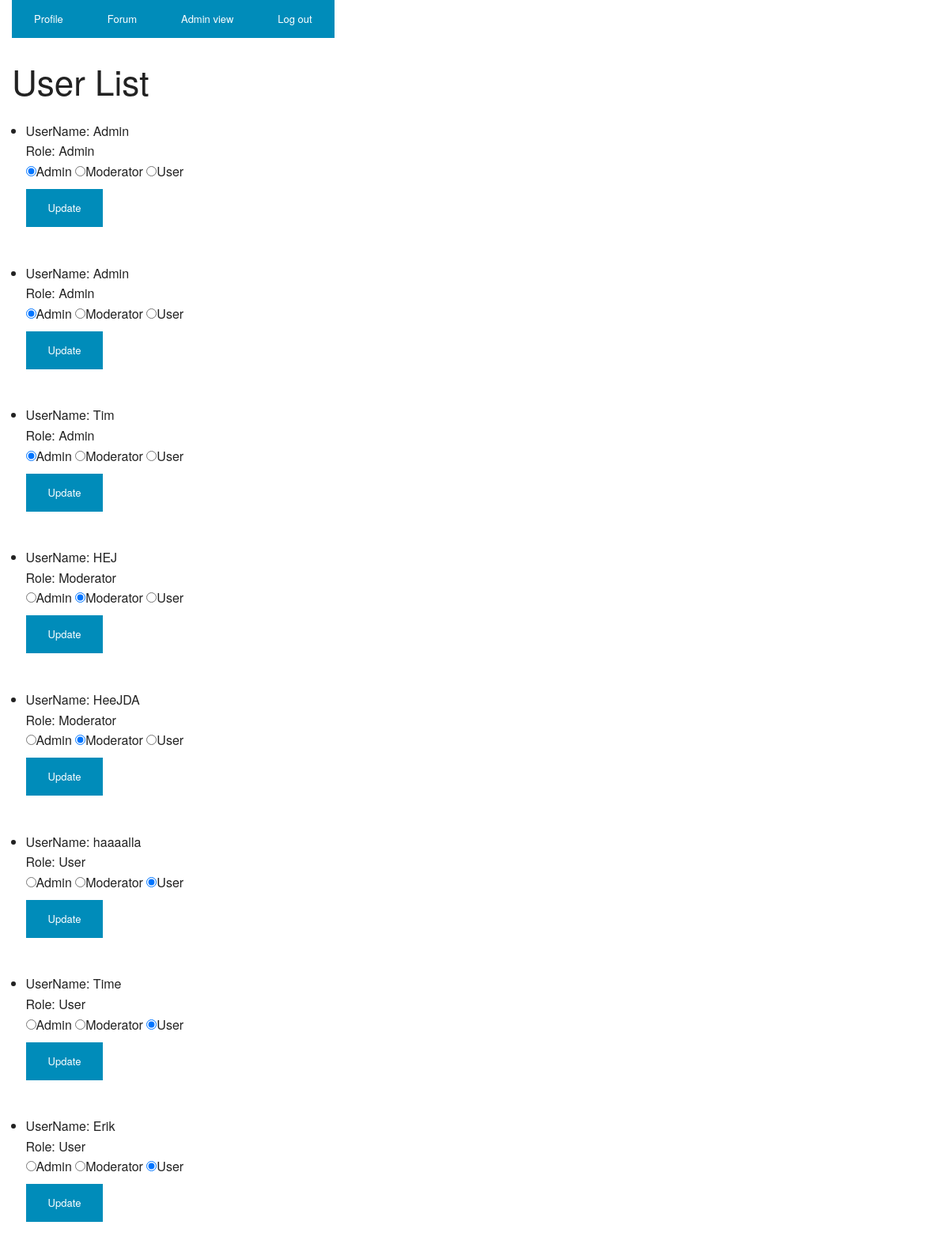
Screenshot of /Laboration_2/index.php?admin (signed in) with the database file from the repository.
### tables this page shows
CREATE TABLE IF NOT EXISTS `user` (
  `ID` int(11) NOT NULL AUTO_INCREMENT COMMENT 'Primary key',
  `username` varchar(30) NOT NULL,
  `password` varchar(50) NOT NULL,
  `role` tinyint(1) unsigned NOT NULL DEFAULT '1',
  PRIMARY KEY (`ID`)
);

### Laboration_2/src/UserRepository.php (called while the page is built, shortened)
<?php
require_once('./src/User.php');
class UserRepository extends Repository {
	private static $id = 'ID';
	private static $username = 'username';
	private static $password = 'password';
	private static $role = 'role';
	private static $dbTable = 'user';
	public function getUserByName($username)
	{
		try {
			$db = $this -> connection();
			$sql = "SELECT * FROM " . self::$dbTable . " WHERE " . self::$username . " = ?";
			$params = array($username);
			$query = $db -> prepare($sql);
			$query -> execute($params);
			if($result = $query -> fetch()) {
				$user = new User($result[self::$id], $result[self::$username], $result[self::$password], $result[self::$role]);
				return $user;
			}
			return null;
		}
		catch(PDOException $e) {
			throw new DatabaseException('USER_FETCH');
		}
	}
	public function getAllUsers()
	{
		try {
			$db = $this -> connection();
			$sql = "SELECT * FROM " . self::$dbTable;
			$params = array();
			$query = $db -> prepare($sql);
			$query -> execute($params);
			$result = $query -> fetchAll();
			$users = array();
			foreach($result as $row)
			{
				$user = new User($row[self::$id], $row[self::$username], $row[self::$password], $row[self::$role]);
				$users[] = $user;
			}
			return $users;
		}
		catch(PDOException $e) {
			throw new DatabaseException('USER_FETCH');
		}
	}
}

### Laboration_2/src/AdminModel.php (called while the page is built, shortened)
<?php
require_once("src/UserRepository.php");
class AdminModel {
	private $userRepository;
	public function __construct() {
		$this->userRepository = new UserRepository();
	}
	public function getList()
	{
		return $this->userRepository->getAllUsers();
	}
}
?>

### Laboration_2/src/AdminController.php (called while the page is built, shortened)
<?php
require_once('src/AdminView.php');
require_once('src/AdminModel.php');
class AdminController
{
	private $AdminView;
	private $AdminModel;
	private $logRepository;
	public function __construct()
	{
		$this->AdminModel = new AdminModel();
		$this->AdminView = new AdminView($this->AdminModel);
		$this->logRepository = new LogRepository();
	}
	public function AdminControl()
	{
		if($this->AdminView->userPressedUpdate()) {
			try {
				$Id = $this->AdminView->getId();
				$role = $this->AdminView->getRole();
				$admin = $this->AdminModel->getUser($_SESSION["userID"]);
				$adminRole = $admin->getRole();
				$user = $this->AdminModel->getUser($this->AdminView->getId());
				$oldRole = $user->getRole();
				if($adminRole == 1) {
					if($this->AdminModel->changeRole($role, $Id)) {
						$this->adminLog = new AdminLog(null, $_SESSION["userID"], $this->AdminView->getId(), $oldRole, $this->AdminView->getRole(), null);
						$this->logRepository->addAdminLog($this->adminLog);
						$this->AdminView->setMsg("Update of user role succeeded");
						return $this->AdminView->ShowRoleList();
					} else {
						$this->AdminView->setMsg("Something went wrong when tried to update a user role");
						return $this->AdminView->ShowRoleList();
					}
				}
			} catch(Exception $e) {
				$this->AdminView->setMsg("Something went wrong when tried to update a user role");
				return $this->AdminView->ShowRoleList();
			}
		}
		else {
			return $this->AdminView->ShowRoleList();
		}
	}
}
?>

### Laboration_2/src/NavigationController.php (called while the page is built, shortened)
<?php
require_once('src/AdminController.php');
class NavigationController
{
	private $loginmodel;
	public function __construct() {
		$this->loginmodel = new LoginModel();
	}
	public function doNavigation()
	{
		try
		{
			switch (NavigationView::getAction())
			{
				case NavigationView::$actionAdmin:
					if($this->loginmodel->userLoggedInStatus()) {
						if($this->loginmodel->adminStatus()) {
							$controller = new AdminController();
							$result = $controller->AdminControl();
						} else {
							$controller = new ProfileController();
							$result = $controller->doControll();
						}
					} else {
						$controller = new LoginController();
						$result = $controller->doControll();
					}
					return $result;
					break;
			}
		}
		catch (Exception $e)
		{
			if($this->loginmodel->userLoggedInStatus()) {
				$controller = new ForumController();
				$result = $controller->doControl();
			} else {
				$controller = new LoginController();
				$result = $controller->doControll();
			}
			return $result;
		}
	}
}
?>

### Laboration_2/index.php (called while the page is built, shortened)
<?php
require_once ("common/HTMLView.php");
require_once ("src/NavigationController.php");
try {
	$c = new NavigationController();
	$htmlBody = $c->doNavigation();
}
catch(Exception $e) {
	die("An unexpected error has occurred!");
}

### Laboration_2/src/LoginModel.php (called while the page is built, shortened)
<?php
require_once("src/UserRepository.php");
class LoginModel {
	private $userRepository;
	public function __construct(){
		$this->userRepository = new UserRepository();
	}
	public function adminStatus() {
		$user = $this->userRepository->getUserByName($_SESSION["username"]);
		$userrole = $user->getRole();
		if($userrole == 1) {
			return true;
		}
		return false;
	}
}

### Laboration_2/src/User.php (called while the page is built, shortened)
<?php
	class User{
		private $username;
		private $role;
		public function __construct($userId, $username, $password, $role = 3){
			$this->username = $username;
			$this->role = $role;
		}
		public function getUsername(){
			return $this->username;
		}
		public function getRole() {
			return $this->role;
		}
	}

### Laboration_2/src/AdminView.php (the view, shortened to what this page needs)
<?php
Class AdminView
{
	private $AdminModel;
	private $msg = "";
	public function __construct($AdminModel)
	{
		$this->AdminModel = $AdminModel;
	}
	public function ShowRoleList()
	{
		$AllUserAndRoles = $this->AdminModel->getList();
		$contentString = "";
		foreach($AllUserAndRoles as $UsersAndRoles)
		{
			$adminchecked = "";
			$moderatorchecked = "";
			$userchecked = "";
			$role = "";
			switch ($UsersAndRoles -> getRole()) {
				case "1":
					$adminchecked = "checked";
					$role = "Admin";
					break;
				case "2":
					$moderatorchecked = "checked";
					$role = "Moderator";
					break;
				case "3":
					$userchecked = "checked";
					$role = "User";
					break;
			}
			$contentString .="
			<li>UserName: " . $UsersAndRoles->getUsername() . "<br>
			Role: " . $role . "</li>
			<form method='post' action=''>
				<input type='hidden' name='user' value= " . $UsersAndRoles->getUserId() . ">
				<input type='radio' name='role' value='1' $adminchecked >Admin
				<input type='radio' name='role' value='2' $moderatorchecked >Moderator
				<input type='radio' name='role' value='3' $userchecked >User <br>
				<input type='submit' class='small button' name='submit' value='Update'>
			</form><br>";
		}
		$ret = "
				<h1>User List</h1>
				<p>" . $this->msg . "</p>
				<ul>$contentString</ul>";
		return $ret;
	}
}

### rows the page displays
user: username "Admin", role "Admin"
user: username "Admin", role "Admin"
user: username "Tim", role "Admin"
user: username "HEJ", role "Moderator"
user: username "HeeJDA", role "Moderator"
user: username "haaaalla", role "User"
user: username "Time", role "User"
user: username "Erik", role "User"
